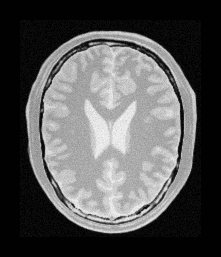
%> input picture CSCI 780 (Digital Image Processing)/Zhang-HW3/BrainProtonDensitySliceBorder20.png, 221 x 257 px
$ octave run_problem1.m   (GNU Octave 9; MATLAB toolbox functions it lacks are replaced by stand-ins)
%> lines starting %> are read from the running program, lines starting %| are printed output that depends on the picture
### CSCI 780 (Digital Image Processing)/Zhang-HW3/transform.m
function xformed_image = transform(fixed_pts, moving_pts, moving_image)

fixed_pts = double(fixed_pts);
moving_pts = double(moving_pts);

n = size(fixed_pts, 1);

% Parameter Estimation, Build least-squares system
X = [];
f = [];

for i = 1:n
    x = moving_pts(i,1);
    y = moving_pts(i,2);

    xp = fixed_pts(i,1);
    yp = fixed_pts(i,2);

    % Similarity transform matrix Xi
    Xi = [x  -y  1  0;
          y   x  0  1];

    % Fixed-image target vector fi
    fi = [xp; yp];

    X = [X; Xi];
    f = [f; fi];
end

% Solve for transformation parameters
theta = X \ f;

a = theta(1);
b = theta(2);
tx = theta(3);
ty = theta(4);

% Compute alignment error
total_error = 0;
for i = 1:n
    x = moving_pts(i,1);
    y = moving_pts(i,2);

    xp_est = a*x - b*y + tx;
    yp_est = b*x + a*y + ty;

    xp = fixed_pts(i,1);
    yp = fixed_pts(i,2);

    err = sqrt((xp_est - xp)^2 + (yp_est - yp)^2);
    total_error = total_error + err;
end

mean_error = total_error / n;
disp(['Mean alignment error: ', num2str(mean_error)]);

% Output Initialization
[rows, cols] = size(moving_image);
xformed_image = uint8(ones(rows, cols) * 128);

A = [a -b; b a];
t = [tx; ty];

% Inverse Spatial Mapping, map each output pixel back to source image
for yp = 1:rows
    for xp = 1:cols
        p = [xp; yp] - t;
        original = A \ p;

        % Interpolation, nearest-neighbor sampling
        x = round(original(1));
        y = round(original(2));

        % Boundary Handling, keep gray value for out-of-range pixels
        if x >= 1 && x <= cols && y >= 1 && y <= rows
            xformed_image(yp, xp) = moving_image(y, x);
        end
    end
end

end

### CSCI 780 (Digital Image Processing)/Zhang-HW3/run_problem1.m
clc; clear; close all;

% Read fixed and moving images
fixed = imread('BrainProtonDensitySliceBorder20.png');
%> fixed is the input picture: size 257x221 uint8; min 1, max 249, mean 85.6
moving = imread('BrainProtonDensitySliceR10X13Y17.png');
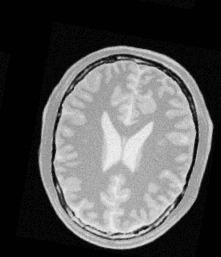
%> input picture CSCI 780 (Digital Image Processing)/Zhang-HW3/BrainProtonDensitySliceR10X13Y17.png, 221 x 257 px
%> moving is the input picture: size 257x221 uint8; min 1, max 241, mean 85

if size(fixed,3) == 3
    fixed = rgb2gray(fixed);
end

if size(moving,3) == 3
    moving = rgb2gray(moving);
end

% Corresponding control points
fixed_pts = [
    86 99;
    136 101;
    96 159;
    125 154;
    48 128;
    177 134;
    169 89;
    161 84;
    144 58;
    60 81
];

moving_pts = [
    106 112;
    153 121;
    104 172;
    134 172;
    62 133;
    188 161;
    187 116;
    180 109;
    169 81;
    82 89
];

% Apply similarity transformation
result = transform(fixed_pts, moving_pts, moving);
%> after the loop in transform, `for yp = 1:rows`:
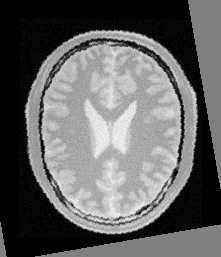
%> xformed_image: size 257x221 uint8; min 1, max 241, mean 100.2

% Show registration result
figure('Name','Problem 1 - Registration','Position',[100 100 1200 400]);

subplot(1,3,1);
imshow(fixed, []);
title('Fixed Image');

subplot(1,3,2);
imshow(moving, []);
title('Moving Image');

subplot(1,3,3);
imshow(result, []);
title('Transformed Image');
